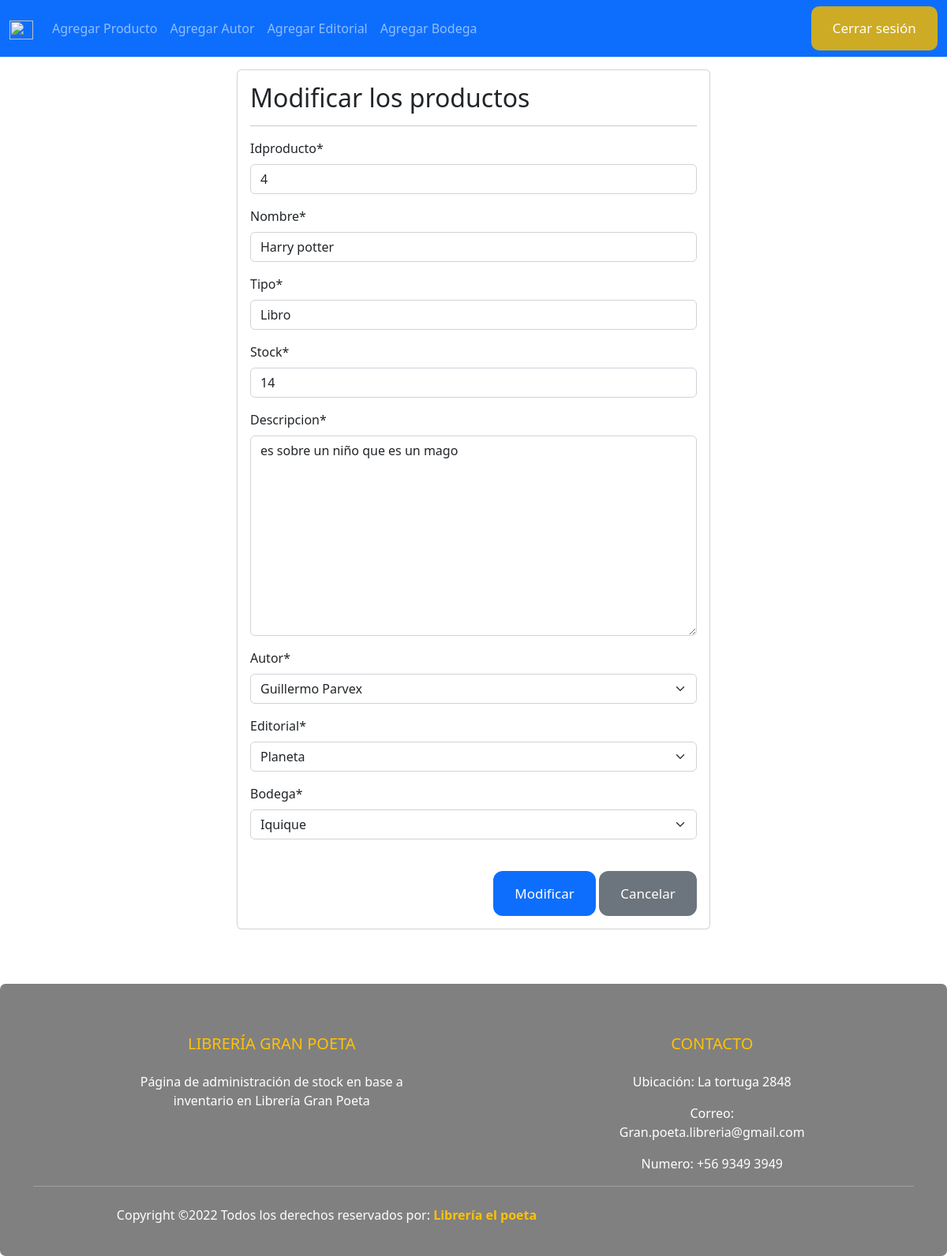
Page /modificar-producto/4/ on the committed database.
### pages/models.py (models this page shows, shortened)
class Producto(models.Model):
    idproducto = models.IntegerField(primary_key = True)
    nombre = models.CharField(max_length=50)
    tipo = models.CharField(max_length=50)
    stock = models.IntegerField()
    descripcion = models.TextField()
    autor  = models.ForeignKey(Autores, on_delete=models.PROTECT)
    editorial = models.ForeignKey(Editoriales, on_delete=models.PROTECT)
    bodega = models.ForeignKey(Bodegas, on_delete=models.PROTECT)

class Autores(models.Model):
    idautor= models.IntegerField(primary_key = True)
    autor = models.CharField(max_length=30)
    activo = models.BooleanField()
    def __str__(self):
        return self.autor

class Editoriales(models.Model):
    ideditorial = models.IntegerField(primary_key = True)
    editorial = models.CharField(max_length=30)
    direccion = models.CharField(max_length=30)
    ciudad = models.CharField(max_length=30)
    def __str__(self):
        return self.editorial

### pages/views.py (the view)
# urls.py: path("modificar-producto/<id>/", modificar_producto, name="modificar_producto")
def modificar_producto(request, id):
    pro= Producto.objects.get(idproducto=id)
    data = {
        'form': ProductoForms(instance=pro)
    }
    if request.method == 'POST':
        formulario = ProductoForms(data=request.POST, instance=pro)
        if formulario.is_valid():
            formulario.save()
            data['mensaje'] = "Modificado correctamente"
            data['form'] = formulario
    return render(request, 'Mantenedor/modificar.html', data)

### pages/forms.py
class ProductoForms(forms.ModelForm):
    class Meta:
        model = Producto
        fields = '__all__'

### pages/models.py (called while the page is built)
    def __str__(self):
        return self.ciudad

### pages/templates/Mantenedor/modificar.html (shortened to what this page needs)
{% extends "mantenedor.html" %}
{% block content %}
{% load crispy_forms_tags %}
<div class="row">
    <div class="col-12 col-md-6 offset-md-3">
    <div class="card">
        <div class="card-body">
            <h2>Modificar los productos</h2>
            <hr>
            <form action="" method="POST">
                {{ form | crispy }}
                <br>
                <div class="d-flex justify-content-end">
                    <input type="submit" value="Modificar" class="btn btn-primary">
                    <input type="reset" value="Cancelar" class="btn btn-secondary">
                </div>
            </form>
        </div>
    </div>
</div>
{% endblock %}

### pages/templates/mantenedor.html (style rules this page uses)
.btn { padding: 0.9em 1.6em; border: none; outline: none; color: #FFF; font-family: inherit; font-weight: 500; font-size: 17px; cursor: pointer; position: relative; z-index: 0; border-radius: 12px; }
.btn::after { content: ""; z-index: -1; position: absolute; width: 100%; height: 100%; background-color: rgba(215, 174, 25, 0.949); left: 0;top: 0;border-radius: 10px; }
.btn::before { content: "";background: linear-gradient(45deg,#FF0000, #002BFF, #FF00C8, #002BFF,#FF0000, #002BFF, #FF00C8, #002BFF);position: absolute;top: -2px;left: -2px;background-size: 600%;z-index: -1;width: calc(100% + 4px);height: calc(100% + 4px);filter: blur(8px);animation: glowing 20s linear infinite;transition: opacity .3s ease-in-out;border-radius: 10px;opacity: 0; }
.row { --bs-gutter-x:0; }

### rows in the picture
Producto: idproducto "4", nombre "Harry potter", tipo "Libro", stock "14", descripcion "es sobre un niño que es un mago", bodega "Iquique"
Autores: autor "Guillermo Parvex"
Editoriales: editorial "Planeta"
